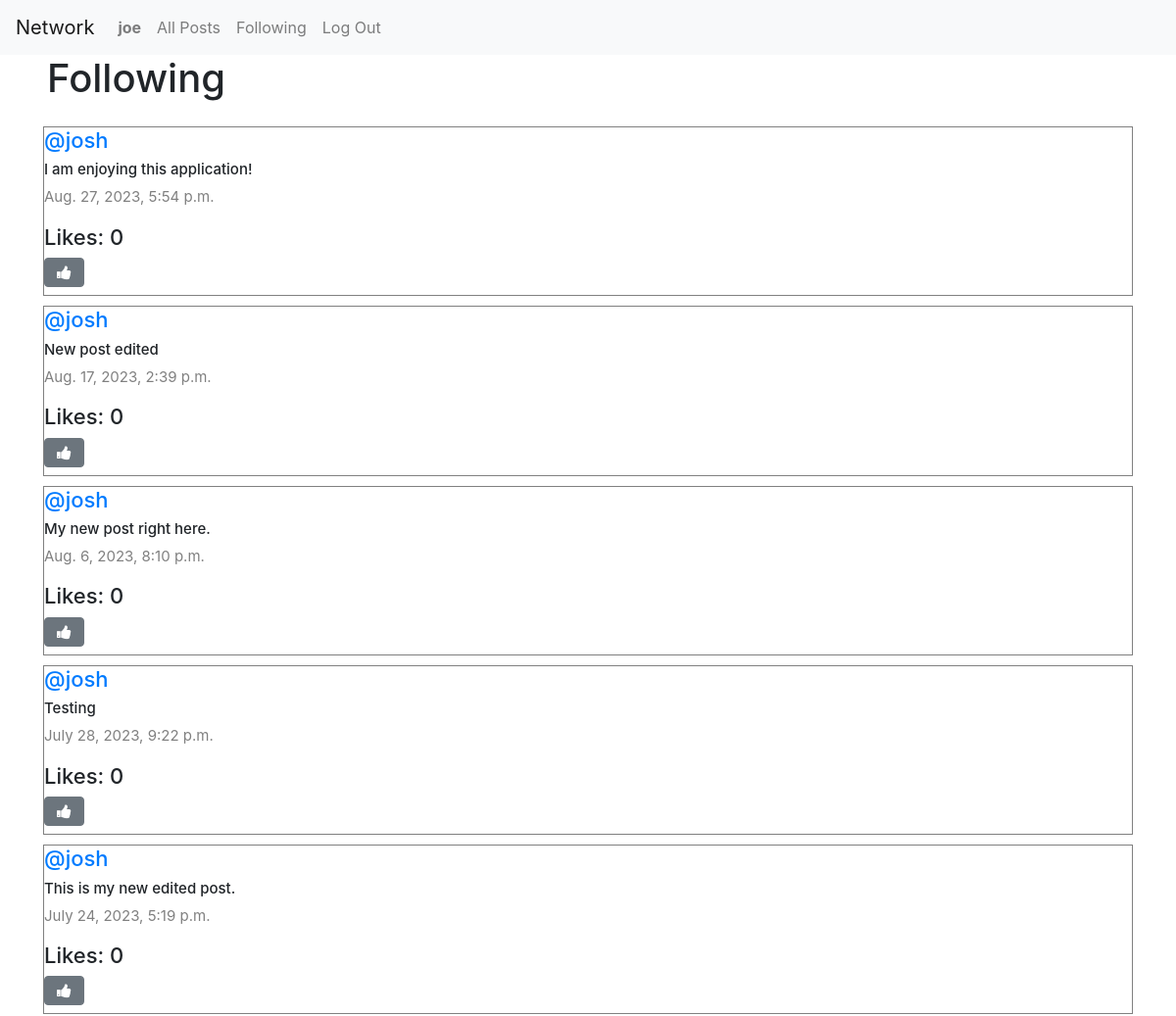
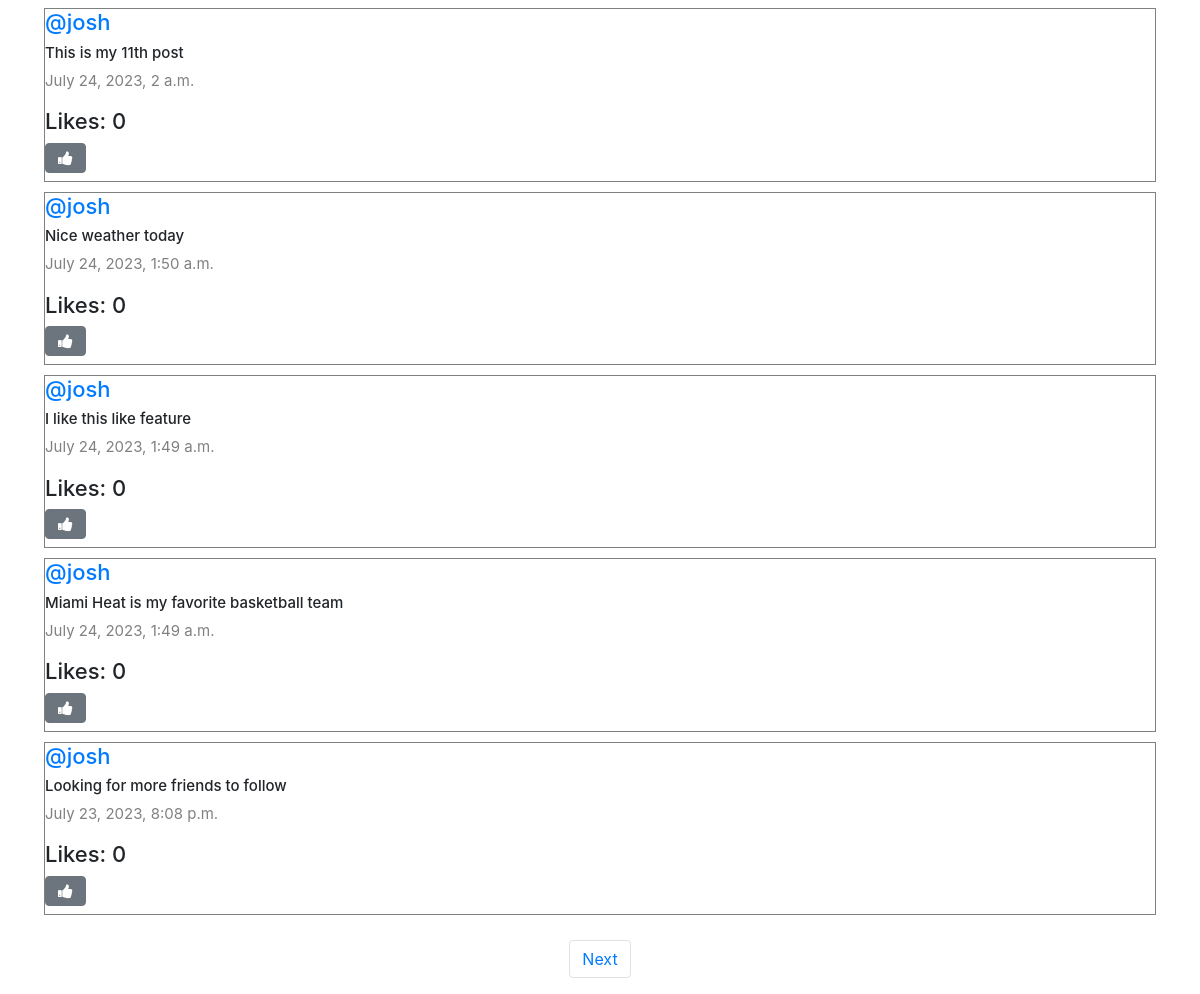
The page /following (signed in) on the database its author committed (2 pictures, top to bottom).
### network/models.py (models this page shows, shortened)
class User(AbstractUser):
    pass

class Post(models.Model):
    content = models.CharField(max_length=140)
    user = models.ForeignKey(User, on_delete=models.CASCADE, related_name="author")
    date = models.DateTimeField(auto_now_add=True)
    def likes_count(self):
        return self.post_like.count()

### network/views.py (the view)
# urls.py: path("following", views.following, name="following"),
def following(request):
    current_user = User.objects.get(pk=request.user.id)
    users_following = Follow.objects.filter(user=current_user)
    all_posts = Post.objects.all().order_by('id').reverse()
    posts_of_following = []
    for post in all_posts:
        for each_user in users_following:
            if each_user.user_follower == post.user:
                posts_of_following.append(post)
    paginator = Paginator(posts_of_following, 10)
    page_number = request.GET.get('page')
    posts_of_the_page = paginator.get_page(page_number)
    all_likes = Like.objects.all()
    posts_user_liked = []
    try:
        for like in all_likes:
            if like.user.id == request.user.id:
                posts_user_liked.append(like.post.id)
    except:
        posts_user_liked = []
    return render(request, "network/following.html", {
        "posts_of_the_page": posts_of_the_page,
        "posts_user_liked": posts_user_liked
    })

### network/templates/network/following.html (shortened to what this page needs)
{% extends "network/layout.html" %}
{% block body %}
    <h1 class="mx-5">Following</h1>
    <div class="all-posts mx-4">
        {% for post in posts_of_the_page %}
            <div class="row post">
                <h5 class="username"><a href="{% url 'profile' user_id=post.user.id %}">@{{ post.user }}</a></h5>
                <h6 class="content" id="content_{{ post.id }}">{{ post.content }}</h6>
                <p class="date">{{ post.date }}</p>
                <h5 class="likes" id="like-count-{{ post.id }}">Likes: {{ post.likes_count }}</h5>
                {% if user.is_authenticated %}
                        <div class="d-flex justify-content-start align-items-center mb-2">
                          {% if post.id in posts_user_liked %}
                          <button class="btn btn-primary fa fa-thumbs-up" onclick="likeHandler({{ post.id }})" id="{{ post.id }}"></button>
                          {% else %}
                          <button class="btn btn-secondary fa fa-thumbs-up" onclick="likeHandler({{ post.id }})" id="{{ post.id }}"></button>
                          {% endif %}
                        </div>
                {% endif %}
            </div>
        {% endfor %}
    </div>
    <nav aria-label="Page navigation example">
        <ul class="pagination d-flex justify-content-center">
            {% if posts_of_the_page.has_next %}
                <li class="page-item"><a class="page-link" href="?page={{ posts_of_the_page.next_page_number }}">Next</a></li>
            {% endif %}
        </ul>
      </nav>
{% endblock %}

### network/templates/network/layout.html (shortened to what this page needs)
{% load static %}
<!DOCTYPE html>
<html lang="en">
    <head>
        <link rel="stylesheet" href="https://stackpath.bootstrapcdn.com/bootstrap/4.4.1/css/bootstrap.min.css">
        <link href="{% static 'network/styles.css' %}" rel="stylesheet">
        <link rel="stylesheet" href="https://cdnjs.cloudflare.com/ajax/libs/font-awesome/4.7.0/css/font-awesome.min.css">
    </head>
    <body>
        <nav class="navbar navbar-expand-lg navbar-light bg-light">
            <a class="navbar-brand" href="{% url 'index' %}">Network</a>
            <div>
              <ul class="navbar-nav mr-auto">
                {% if user.is_authenticated %}
                    <li class="nav-item">
                        <a class="nav-link" href="{% url 'profile' user_id=user.id %}"><strong>{{ user.username }}</strong></a>
                    </li>
                {% endif %}
                <li class="nav-item">
                  <a class="nav-link" href="{% url 'index' %}">All Posts</a>
                </li>
                {% if user.is_authenticated %}
                    <li class="nav-item">
                        <a class="nav-link" href="{% url 'following' %}">Following</a>
                    </li>
                    <li class="nav-item">
                        <a class="nav-link" href="{% url 'logout' %}">Log Out</a>
                    </li>
                {% endif %}
              </ul>
            </div>
          </nav>
        <div class="body">
            {% block body %}
            {% endblock %}
        </div>
    </body>
</html>

### network/static/network/styles.css (style rules this page uses)
.all-posts { display: flex; flex-direction: column; justify-content: flex-start; margin: 20px; }
.post { border: 0.1px solid gray; display: flex; justify-content: center; flex-direction: column; box-sizing: border-box; margin: 5px 20px; }
.content { font-size: 15px; }
.username { font-size: 22px; }
.date { color: gray; font-size: 15px; }
.likes { font-size: 22px; }

### rows shown on the page
User: username "joe"
Post: user "josh", content "I am enjoying this application!", date "Aug. 27, 2023, 5:54 p.m.", likes_count "0"
Post: user "josh", content "New post edited", date "Aug. 17, 2023, 2:39 p.m.", likes_count "0"
Post: user "josh", content "My new post right here.", date "Aug. 6, 2023, 8:10 p.m.", likes_count "0"
Post: user "josh", content "Testing", date "July 28, 2023, 9:22 p.m.", likes_count "0"
Post: user "josh", content "This is my new edited post.", date "July 24, 2023, 5:19 p.m.", likes_count "0"
Post: user "josh", content "This is my 11th post", date "July 24, 2023, 2 a.m.", likes_count "0"
Post: user "josh", content "Nice weather today", date "July 24, 2023, 1:50 a.m.", likes_count "0"
Post: user "josh", content "I like this like feature", date "July 24, 2023, 1:49 a.m.", likes_count "0"
Post: user "josh", content "Miami Heat is my favorite basketball team", date "July 24, 2023, 1:49 a.m.", likes_count "0"
Post: user "josh", content "Looking for more friends to follow", date "July 23, 2023, 8:08 p.m.", likes_count "0"
